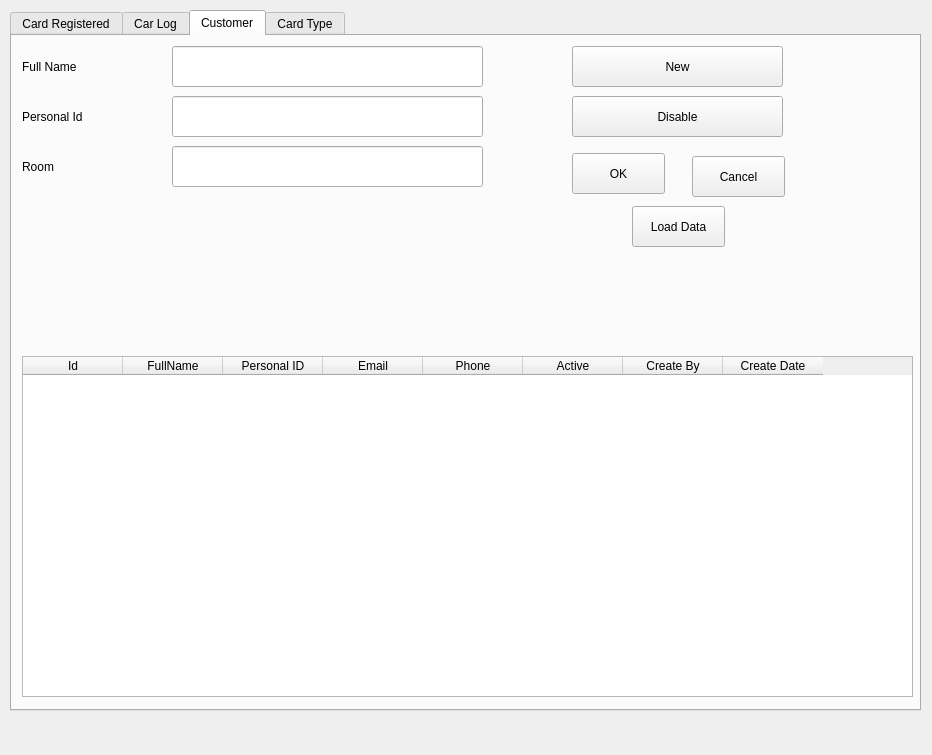
<?xml version="1.0" encoding="UTF-8"?>
<ui version="4.0">
 <class>MainWindow1</class>
 <widget class="QMainWindow" name="MainWindow1">
  <property name="geometry">
   <rect>
    <x>0</x>
    <y>0</y>
    <width>932</width>
    <height>755</height>
   </rect>
  </property>
  <property name="windowTitle">
   <string>Database Manager</string>
  </property>
  <widget class="QWidget" name="centralwidget">
   <widget class="QTabWidget" name="wgTab">
    <property name="geometry">
     <rect>
      <x>10</x>
      <y>10</y>
      <width>911</width>
      <height>701</height>
     </rect>
    </property>
    <property name="currentIndex">
     <number>2</number>
    </property>
    <widget class="QWidget" name="wgCard">
     <attribute name="title">
      <string>Card Registered</string>
     </attribute>
     <widget class="QLineEdit" name="txtCardId">
      <property name="enabled">
       <bool>true</bool>
      </property>
      <property name="geometry">
       <rect>
        <x>160</x>
        <y>10</y>
        <width>311</width>
        <height>41</height>
       </rect>
      </property>
      <property name="font">
       <font>
        <family>Times New Roman</family>
        <pointsize>14</pointsize>
       </font>
      </property>
      <property name="readOnly">
       <bool>true</bool>
      </property>
     </widget>
     <widget class="QLineEdit" name="txtCardCustomerId">
      <property name="geometry">
       <rect>
        <x>160</x>
        <y>60</y>
        <width>311</width>
        <height>41</height>
       </rect>
      </property>
      <property name="font">
       <font>
        <family>Times New Roman</family>
        <pointsize>14</pointsize>
       </font>
      </property>
      <property name="readOnly">
       <bool>true</bool>
      </property>
     </widget>
     <widget class="QLabel" name="lblCardCarLicense">
      <property name="geometry">
       <rect>
        <x>10</x>
        <y>110</y>
        <width>201</width>
        <height>41</height>
       </rect>
      </property>
      <property name="text">
       <string>Car License</string>
      </property>
     </widget>
     <widget class="QLabel" name="lblCardCustomerId">
      <property name="geometry">
       <rect>
        <x>10</x>
        <y>60</y>
        <width>201</width>
        <height>41</height>
       </rect>
      </property>
      <property name="text">
       <string>Customer Id</string>
      </property>
     </widget>
     <widget class="QPushButton" name="btnCardNew">
      <property name="geometry">
       <rect>
        <x>560</x>
        <y>10</y>
        <width>211</width>
        <height>41</height>
       </rect>
      </property>
      <property name="text">
       <string>New</string>
      </property>
     </widget>
     <widget class="QTableWidget" name="tblCard">
      <property name="geometry">
       <rect>
        <x>10</x>
        <y>320</y>
        <width>891</width>
        <height>341</height>
       </rect>
      </property>
      <property name="editTriggers">
       <set>QAbstractItemView::NoEditTriggers</set>
      </property>
      <property name="selectionBehavior">
       <enum>QAbstractItemView::SelectRows</enum>
      </property>
      <column>
       <property name="text">
        <string>ID</string>
       </property>
      </column>
      <column>
       <property name="text">
        <string>Card ID</string>
       </property>
      </column>
      <column>
       <property name="text">
        <string>User ID</string>
       </property>
      </column>
      <column>
       <property name="text">
        <string>Car License</string>
       </property>
      </column>
      <column>
       <property name="text">
        <string>Active</string>
       </property>
      </column>
      <column>
       <property name="text">
        <string>Create By</string>
       </property>
      </column>
      <column>
       <property name="text">
        <string>Create Date</string>
       </property>
      </column>
     </widget>
     <widget class="QPushButton" name="btnCardDisable">
      <property name="geometry">
       <rect>
        <x>560</x>
        <y>60</y>
        <width>211</width>
        <height>41</height>
       </rect>
      </property>
      <property name="text">
       <string>Disable</string>
      </property>
     </widget>
     <widget class="QLabel" name="lblCardId">
      <property name="geometry">
       <rect>
        <x>10</x>
        <y>10</y>
        <width>201</width>
        <height>41</height>
       </rect>
      </property>
      <property name="text">
       <string>Card Id</string>
      </property>
     </widget>
     <widget class="QLineEdit" name="txtCardCarNumber">
      <property name="geometry">
       <rect>
        <x>160</x>
        <y>110</y>
        <width>311</width>
        <height>41</height>
       </rect>
      </property>
      <property name="font">
       <font>
        <family>Times New Roman</family>
        <pointsize>14</pointsize>
       </font>
      </property>
      <property name="readOnly">
       <bool>true</bool>
      </property>
     </widget>
     <widget class="QPushButton" name="btnCardOk">
      <property name="geometry">
       <rect>
        <x>560</x>
        <y>117</y>
        <width>93</width>
        <height>41</height>
       </rect>
      </property>
      <property name="text">
       <string>OK</string>
      </property>
     </widget>
     <widget class="QPushButton" name="btnCardCancel">
      <property name="geometry">
       <rect>
        <x>680</x>
        <y>120</y>
        <width>93</width>
        <height>41</height>
       </rect>
      </property>
      <property name="text">
       <string>Cancel</string>
      </property>
     </widget>
     <widget class="QPushButton" name="btnLoadDataCard">
      <property name="geometry">
       <rect>
        <x>620</x>
        <y>170</y>
        <width>93</width>
        <height>41</height>
       </rect>
      </property>
      <property name="text">
       <string>Load Data</string>
      </property>
     </widget>
    </widget>
    <widget class="QWidget" name="wgCarLog">
     <attribute name="title">
      <string>Car Log</string>
     </attribute>
     <widget class="QLineEdit" name="txtCarLogCarNumber">
      <property name="geometry">
       <rect>
        <x>220</x>
        <y>60</y>
        <width>311</width>
        <height>41</height>
       </rect>
      </property>
      <property name="font">
       <font>
        <family>Times New Roman</family>
        <pointsize>14</pointsize>
       </font>
      </property>
      <property name="readOnly">
       <bool>true</bool>
      </property>
     </widget>
     <widget class="QLabel" name="lblCardLogCardId">
      <property name="geometry">
       <rect>
        <x>10</x>
        <y>10</y>
        <width>201</width>
        <height>41</height>
       </rect>
      </property>
      <property name="text">
       <string>Card Id</string>
      </property>
     </widget>
     <widget class="QLabel" name="lblCarLogDate">
      <property name="geometry">
       <rect>
        <x>10</x>
        <y>110</y>
        <width>201</width>
        <height>41</height>
       </rect>
      </property>
      <property name="text">
       <string>DateTime</string>
      </property>
     </widget>
     <widget class="QLabel" name="lblCarLogType">
      <property name="geometry">
       <rect>
        <x>10</x>
        <y>160</y>
        <width>201</width>
        <height>41</height>
       </rect>
      </property>
      <property name="text">
       <string>In/Out</string>
      </property>
     </widget>
     <widget class="QTableWidget" name="tblCarLog">
      <property name="geometry">
       <rect>
        <x>10</x>
        <y>320</y>
        <width>891</width>
        <height>341</height>
       </rect>
      </property>
      <property name="editTriggers">
       <set>QAbstractItemView::NoEditTriggers</set>
      </property>
      <property name="selectionBehavior">
       <enum>QAbstractItemView::SelectRows</enum>
      </property>
      <column>
       <property name="text">
        <string>ID</string>
       </property>
      </column>
      <column>
       <property name="text">
        <string>Card Registered ID</string>
       </property>
      </column>
      <column>
       <property name="text">
        <string>Date</string>
       </property>
      </column>
      <column>
       <property name="text">
        <string>Status</string>
       </property>
      </column>
      <column>
       <property name="text">
        <string>Area</string>
       </property>
      </column>
      <column>
       <property name="text">
        <string>Created By</string>
       </property>
      </column>
     </widget>
     <widget class="QLineEdit" name="txtCarLogDate">
      <property name="geometry">
       <rect>
        <x>220</x>
        <y>110</y>
        <width>311</width>
        <height>41</height>
       </rect>
      </property>
      <property name="font">
       <font>
        <family>Times New Roman</family>
        <pointsize>14</pointsize>
       </font>
      </property>
      <property name="readOnly">
       <bool>true</bool>
      </property>
     </widget>
     <widget class="QLabel" name="lblCarLogCarNumber">
      <property name="geometry">
       <rect>
        <x>10</x>
        <y>60</y>
        <width>201</width>
        <height>41</height>
       </rect>
      </property>
      <property name="text">
       <string>License Plates</string>
      </property>
     </widget>
     <widget class="QLineEdit" name="txtCarLogType">
      <property name="geometry">
       <rect>
        <x>220</x>
        <y>160</y>
        <width>121</width>
        <height>41</height>
       </rect>
      </property>
      <property name="font">
       <font>
        <family>Times New Roman</family>
        <pointsize>14</pointsize>
       </font>
      </property>
      <property name="readOnly">
       <bool>true</bool>
      </property>
     </widget>
     <widget class="QLineEdit" name="txtCarLogCardId">
      <property name="geometry">
       <rect>
        <x>220</x>
        <y>10</y>
        <width>311</width>
        <height>41</height>
       </rect>
      </property>
      <property name="font">
       <font>
        <family>Times New Roman</family>
        <pointsize>14</pointsize>
       </font>
      </property>
      <property name="readOnly">
       <bool>true</bool>
      </property>
     </widget>
     <widget class="QLineEdit" name="txtCarLoArea">
      <property name="geometry">
       <rect>
        <x>220</x>
        <y>210</y>
        <width>121</width>
        <height>41</height>
       </rect>
      </property>
      <property name="font">
       <font>
        <family>Times New Roman</family>
        <pointsize>14</pointsize>
       </font>
      </property>
      <property name="text">
       <string/>
      </property>
      <property name="readOnly">
       <bool>true</bool>
      </property>
     </widget>
     <widget class="QLabel" name="lblCarLogArea">
      <property name="geometry">
       <rect>
        <x>10</x>
        <y>210</y>
        <width>201</width>
        <height>41</height>
       </rect>
      </property>
      <property name="text">
       <string>Area</string>
      </property>
     </widget>
     <widget class="QPushButton" name="btnLoadDataCar">
      <property name="geometry">
       <rect>
        <x>680</x>
        <y>10</y>
        <width>93</width>
        <height>41</height>
       </rect>
      </property>
      <property name="text">
       <string>Load Data</string>
      </property>
     </widget>
    </widget>
    <widget class="QWidget" name="wgCustomer">
     <attribute name="title">
      <string>Customer</string>
     </attribute>
     <widget class="QLabel" name="lblCustomerFullName">
      <property name="geometry">
       <rect>
        <x>10</x>
        <y>10</y>
        <width>201</width>
        <height>41</height>
       </rect>
      </property>
      <property name="text">
       <string>Full Name</string>
      </property>
     </widget>
     <widget class="QLabel" name="lblCustomerPersonalId">
      <property name="geometry">
       <rect>
        <x>10</x>
        <y>60</y>
        <width>201</width>
        <height>41</height>
       </rect>
      </property>
      <property name="text">
       <string>Personal Id</string>
      </property>
     </widget>
     <widget class="QTableWidget" name="tblCustomer">
      <property name="geometry">
       <rect>
        <x>10</x>
        <y>320</y>
        <width>891</width>
        <height>341</height>
       </rect>
      </property>
      <property name="editTriggers">
       <set>QAbstractItemView::NoEditTriggers</set>
      </property>
      <property name="selectionBehavior">
       <enum>QAbstractItemView::SelectRows</enum>
      </property>
      <column>
       <property name="text">
        <string>Id</string>
       </property>
      </column>
      <column>
       <property name="text">
        <string>FullName</string>
       </property>
      </column>
      <column>
       <property name="text">
        <string>Personal ID</string>
       </property>
      </column>
      <column>
       <property name="text">
        <string>Email</string>
       </property>
      </column>
      <column>
       <property name="text">
        <string>Phone</string>
       </property>
      </column>
      <column>
       <property name="text">
        <string>Active</string>
       </property>
      </column>
      <column>
       <property name="text">
        <string>Create By</string>
       </property>
      </column>
      <column>
       <property name="text">
        <string>Create Date</string>
       </property>
      </column>
     </widget>
     <widget class="QPushButton" name="btnCustomerDisable">
      <property name="geometry">
       <rect>
        <x>560</x>
        <y>60</y>
        <width>211</width>
        <height>41</height>
       </rect>
      </property>
      <property name="text">
       <string>Disable</string>
      </property>
     </widget>
     <widget class="QLineEdit" name="txtCustomerFullName">
      <property name="geometry">
       <rect>
        <x>160</x>
        <y>10</y>
        <width>311</width>
        <height>41</height>
       </rect>
      </property>
      <property name="font">
       <font>
        <family>Times New Roman</family>
        <pointsize>14</pointsize>
       </font>
      </property>
      <property name="readOnly">
       <bool>true</bool>
      </property>
     </widget>
     <widget class="QLineEdit" name="txtCustomerPersonalId">
      <property name="geometry">
       <rect>
        <x>160</x>
        <y>60</y>
        <width>311</width>
        <height>41</height>
       </rect>
      </property>
      <property name="font">
       <font>
        <family>Times New Roman</family>
        <pointsize>14</pointsize>
       </font>
      </property>
      <property name="readOnly">
       <bool>true</bool>
      </property>
     </widget>
     <widget class="QPushButton" name="btnCustomerNew">
      <property name="geometry">
       <rect>
        <x>560</x>
        <y>10</y>
        <width>211</width>
        <height>41</height>
       </rect>
      </property>
      <property name="text">
       <string>New</string>
      </property>
     </widget>
     <widget class="QPushButton" name="btnCustomerOK">
      <property name="geometry">
       <rect>
        <x>560</x>
        <y>117</y>
        <width>93</width>
        <height>41</height>
       </rect>
      </property>
      <property name="text">
       <string>OK</string>
      </property>
     </widget>
     <widget class="QPushButton" name="btnCustomerCancel">
      <property name="geometry">
       <rect>
        <x>680</x>
        <y>120</y>
        <width>93</width>
        <height>41</height>
       </rect>
      </property>
      <property name="text">
       <string>Cancel</string>
      </property>
     </widget>
     <widget class="QPushButton" name="btnLoadDataCustomer">
      <property name="geometry">
       <rect>
        <x>620</x>
        <y>170</y>
        <width>93</width>
        <height>41</height>
       </rect>
      </property>
      <property name="text">
       <string>Load Data</string>
      </property>
     </widget>
     <widget class="QLineEdit" name="txtCustomerRoom">
      <property name="geometry">
       <rect>
        <x>160</x>
        <y>110</y>
        <width>311</width>
        <height>41</height>
       </rect>
      </property>
      <property name="font">
       <font>
        <family>Times New Roman</family>
        <pointsize>14</pointsize>
       </font>
      </property>
      <property name="text">
       <string/>
      </property>
      <property name="readOnly">
       <bool>true</bool>
      </property>
     </widget>
     <widget class="QLabel" name="lblCustomerPersonalId_2">
      <property name="geometry">
       <rect>
        <x>10</x>
        <y>110</y>
        <width>201</width>
        <height>41</height>
       </rect>
      </property>
      <property name="text">
       <string>Room</string>
      </property>
     </widget>
    </widget>
    <widget class="QWidget" name="wgCardType">
     <attribute name="title">
      <string>Card Type</string>
     </attribute>
     <widget class="QTableWidget" name="tblCardType">
      <property name="geometry">
       <rect>
        <x>10</x>
        <y>340</y>
        <width>891</width>
        <height>341</height>
       </rect>
      </property>
      <property name="editTriggers">
       <set>QAbstractItemView::NoEditTriggers</set>
      </property>
      <property name="selectionBehavior">
       <enum>QAbstractItemView::SelectRows</enum>
      </property>
      <column>
       <property name="text">
        <string>Card ID</string>
       </property>
      </column>
      <column>
       <property name="text">
        <string>Card Type</string>
       </property>
      </column>
      <column>
       <property name="text">
        <string>Active</string>
       </property>
      </column>
      <column>
       <property name="text">
        <string>Create By</string>
       </property>
      </column>
      <column>
       <property name="text">
        <string>Create Date</string>
       </property>
      </column>
     </widget>
     <widget class="QPushButton" name="btnCardTypeOK">
      <property name="geometry">
       <rect>
        <x>560</x>
        <y>137</y>
        <width>93</width>
        <height>41</height>
       </rect>
      </property>
      <property name="cursor">
       <cursorShape>ArrowCursor</cursorShape>
      </property>
      <property name="text">
       <string>OK</string>
      </property>
     </widget>
     <widget class="QPushButton" name="btnCardTypeNew">
      <property name="geometry">
       <rect>
        <x>560</x>
        <y>30</y>
        <width>211</width>
        <height>41</height>
       </rect>
      </property>
      <property name="text">
       <string>New</string>
      </property>
     </widget>
     <widget class="QPushButton" name="btnCardTypeDisable">
      <property name="geometry">
       <rect>
        <x>560</x>
        <y>80</y>
        <width>211</width>
        <height>41</height>
       </rect>
      </property>
      <property name="text">
       <string>Disable</string>
      </property>
     </widget>
     <widget class="QPushButton" name="btnCardTypeCancel">
      <property name="geometry">
       <rect>
        <x>680</x>
        <y>140</y>
        <width>93</width>
        <height>41</height>
       </rect>
      </property>
      <property name="text">
       <string>Cancel</string>
      </property>
     </widget>
     <widget class="QLineEdit" name="txtCardTypeCardId">
      <property name="enabled">
       <bool>true</bool>
      </property>
      <property name="geometry">
       <rect>
        <x>170</x>
        <y>40</y>
        <width>311</width>
        <height>41</height>
       </rect>
      </property>
      <property name="font">
       <font>
        <family>Times New Roman</family>
        <pointsize>14</pointsize>
       </font>
      </property>
      <property name="readOnly">
       <bool>true</bool>
      </property>
     </widget>
     <widget class="QLabel" name="lblCardTypeCardId">
      <property name="geometry">
       <rect>
        <x>20</x>
        <y>40</y>
        <width>201</width>
        <height>41</height>
       </rect>
      </property>
      <property name="text">
       <string>Card Id</string>
      </property>
     </widget>
     <widget class="QLabel" name="lblCardType">
      <property name="geometry">
       <rect>
        <x>20</x>
        <y>90</y>
        <width>201</width>
        <height>41</height>
       </rect>
      </property>
      <property name="text">
       <string>Card Type</string>
      </property>
     </widget>
     <widget class="QComboBox" name="cbCardType">
      <property name="geometry">
       <rect>
        <x>170</x>
        <y>90</y>
        <width>161</width>
        <height>41</height>
       </rect>
      </property>
      <property name="font">
       <font>
        <family>Times New Roman</family>
        <pointsize>14</pointsize>
       </font>
      </property>
      <property name="editable">
       <bool>false</bool>
      </property>
     </widget>
     <widget class="QPushButton" name="btnLoadDataCardType">
      <property name="geometry">
       <rect>
        <x>620</x>
        <y>190</y>
        <width>93</width>
        <height>41</height>
       </rect>
      </property>
      <property name="text">
       <string>Load Data</string>
      </property>
     </widget>
    </widget>
   </widget>
  </widget>
  <widget class="QMenuBar" name="menubar">
   <property name="geometry">
    <rect>
     <x>0</x>
     <y>0</y>
     <width>932</width>
     <height>21</height>
    </rect>
   </property>
  </widget>
 </widget>
 <resources/>
 <connections/>
</ui>
